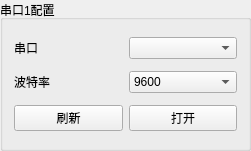
   <widget class="QGroupBox" name="serialPort1_GroupBox">
    <property name="geometry">
     <rect>
      <x>40</x>
      <y>20</y>
      <width>251</width>
      <height>151</height>
     </rect>
    </property>
    <property name="styleSheet">
     <string notr="true"/>
    </property>
    <property name="title">
     <string>串口1配置</string>
    </property>
    <layout class="QGridLayout" name="gridLayout">
     <item row="0" column="0">
      <widget class="QLabel" name="label">
       <property name="text">
        <string>串口</string>
       </property>
      </widget>
     </item>
     <item row="0" column="1">
      <widget class="QComboBox" name="serialPort1_ComboBox"/>
     </item>
     <item row="1" column="0">
      <widget class="QLabel" name="label_2">
       <property name="text">
        <string>波特率</string>
       </property>
      </widget>
     </item>
     <item row="1" column="1">
      <widget class="QComboBox" name="baud1_ComboBox">
       <item>
        <property name="text">
         <string>9600</string>
        </property>
       </item>
       <item>
        <property name="text">
         <string>115200</string>
        </property>
       </item>
      </widget>
     </item>
     <item row="2" column="0">
      <widget class="QPushButton" name="flushSerialPort1_Btn">
       <property name="text">
        <string>刷新</string>
       </property>
      </widget>
     </item>
     <item row="2" column="1">
      <widget class="QPushButton" name="openSerialPort1_Btn">
       <property name="text">
        <string>打开</string>
       </property>
      </widget>
     </item>
    </layout>
   </widget>
